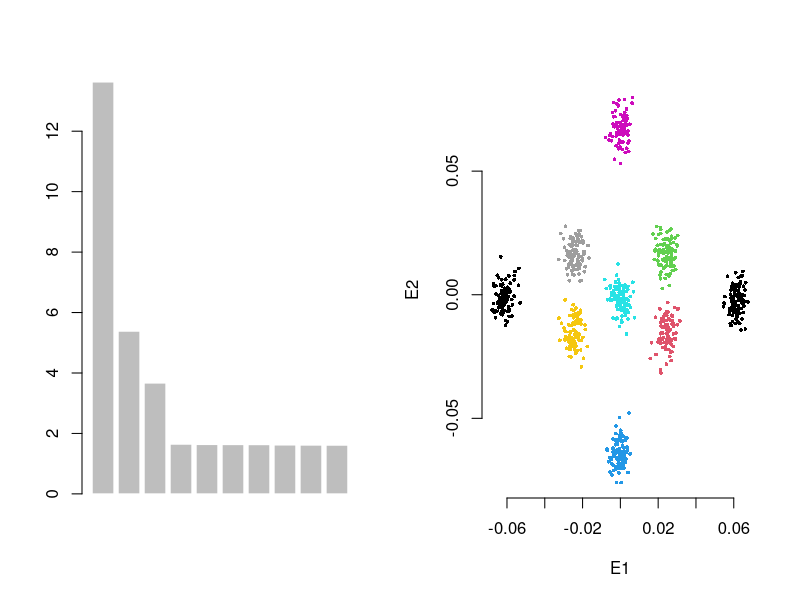

This figure's R source:
N=c(100, 100, 100, 100, 100, 100, 100, 100, 100) #N
COL=rep(rep(1:length(N)), N)

M=10000 #M
fst=c(0.05, 0.02) #Fst

FP=matrix(0, length(N), M)

D1=matrix(c(1, 0,
            0.3, 0.7,
            0.3, 0.7,
            0.5, 0.5,
            0.5, 0.5, 
            0.5, 0.5,
            0.7, 0.3,
            0.7, 0.3,
            0, 1),
          length(N), 2, byrow = T)

D2=matrix(c(0, 0,
            0.42, 0.18,
            0.18, 0.42,
            1, 0,
            0, 0,
            0, 1,
            0.42, 0.18,
            0.18, 0.42,
            0, 0),
          length(N), 2, byrow = T)

P0=runif(M, 0.1, 0.9) #ancestry p0
z1_A=rbeta(M, P0*(1-fst[1])/fst[1], (1-P0)*(1-fst[1])/fst[1])
z1_B=rbeta(M, P0*(1-fst[1])/fst[1], (1-P0)*(1-fst[1])/fst[1])
Z1=rbind(z1_A, z1_B)

P1=(z1_A+z1_B)*0.5
z2_A=rbeta(M, P1*(1-fst[2])/fst[2], (1-P1)*(1-fst[2])/fst[2]) - P1
z2_B=rbeta(M, P1*(1-fst[2])/fst[2], (1-P1)*(1-fst[2])/fst[2]) - P1
Z2=rbind(z2_A, z2_B)

FP=D1 %*% Z1 + D2 %*% Z2
for(i in 1:nrow(FP)) {
  if (length(which(FP[i,]<0)>0)) {
    FP[i, FP[i,]<0]=abs(FP[i,FP[i,]<0])
  }
  if (length(which(FP[i,]>1)>0)) {
    FP[i, FP[i,]>1]=2-(FP[i,FP[i,]>1])
  }
}

G=matrix(0, sum(N), M)
cnt=1
for(i in 1:length(N)) {
  for(j in 1:N[i]) {
    G[cnt,]=rbinom(M, 2, FP[i,])
    cnt=cnt+1
  }
}
sprintf("Fst1=%f, Fst2=%f", fst[1], fst[2])
sprintf("%d ind, %d marker",dim(G)[1], dim(G)[2])
Gs=apply(G, 2, scale)
GG=Gs %*% t(Gs)/M
EigenG=eigen(GG)
layout(matrix(1:2, 1, 2))
barplot(EigenG$values[1:10], border = F)
plot(EigenG$vectors[,1], EigenG$vectors[,2], bty='n', col=COL, pch=16, cex=0.5, xlab="E1", ylab="E2")
